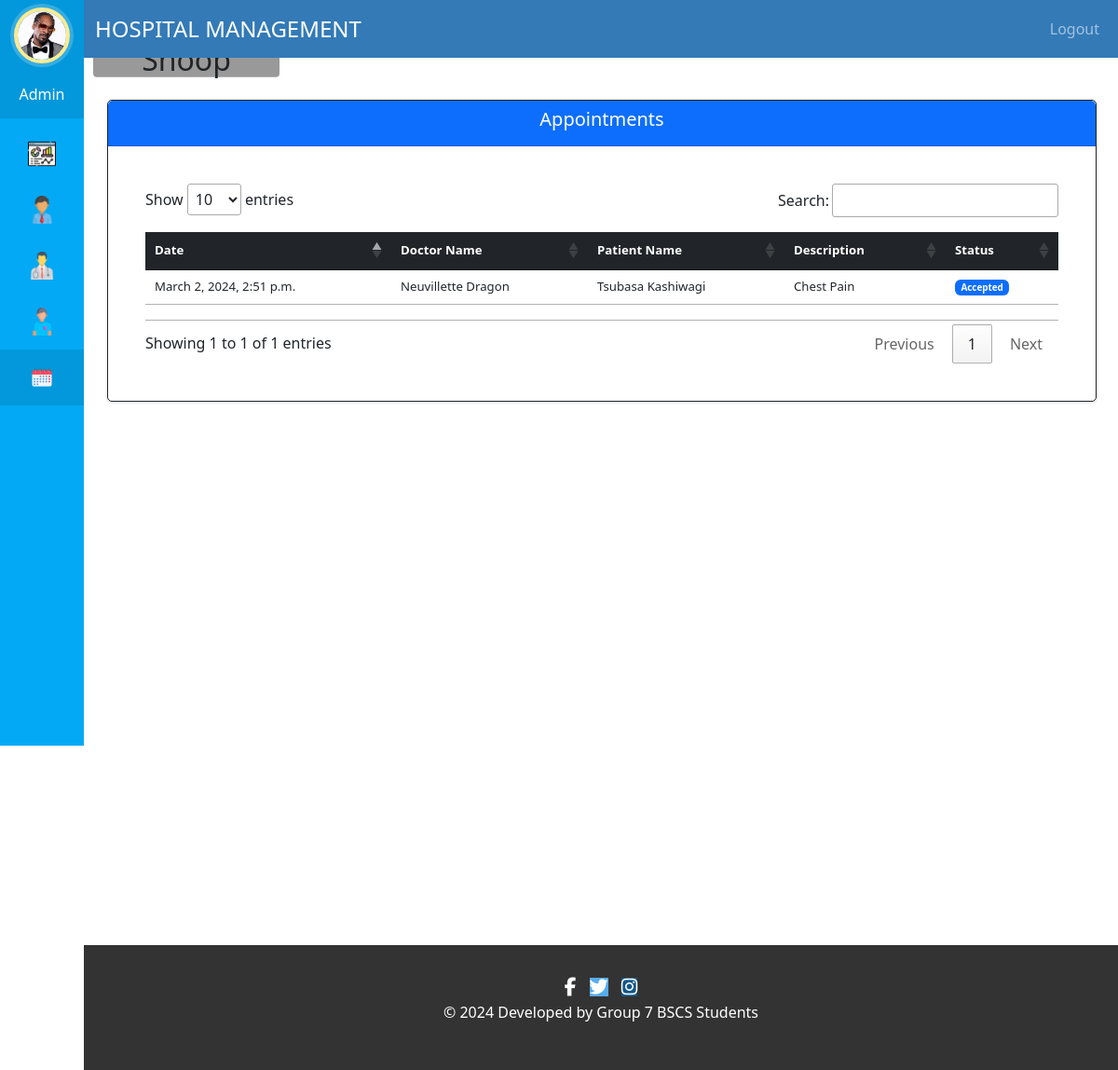
The app's page /admin-view-appointment (signed in) with its own data.
### hospital/models.py (models this page shows, shortened)
class HospitalStaffAdmin(models.Model):
    staff_id = models.AutoField(primary_key=True)
    user = models.ForeignKey(User, on_delete=models.CASCADE)
    username = models.CharField(max_length=40, blank=False, null=False)
    profile_pic= models.ImageField(upload_to='profile_pic/StaffAdminProfilePic/',null=True, blank=True)
    address = models.CharField(max_length=40, blank=False, null=False)
    mobile = models.CharField(max_length=20, null=True, blank=False)
    email = models.EmailField(validators=[validate_email], blank=False, null=False)

class Appointment(models.Model):
    PENDING = 0
    ACCEPTED = 1
    COMPLETED = 2
    REJECTED = 3
    STATUS_CHOICES = [
        (PENDING, 'Pending'),
        (ACCEPTED, 'Accepted'),
        (COMPLETED, 'Completed'),
        (REJECTED, 'Rejected'),
    ]
    appointment_id = models.AutoField(primary_key=True)
    patientId=models.PositiveIntegerField(null=True)
    doctorId=models.PositiveIntegerField(null=True)
    patientName=models.CharField(max_length=40,null=True)
    doctorName=models.CharField(max_length=40,null=True)
    appointmentDate=models.DateTimeField()
    description=models.TextField(max_length=500)
    status = models.IntegerField(choices=STATUS_CHOICES, default=PENDING)

### hospital/views.py (the view)
# urls.py: path('admin-view-appointment', views.admin_view_appointment_view,name='admin-view-appointment'),
@login_required(login_url='adminlogin')
@user_passes_test(is_admin)
def admin_view_appointment_view(request):
    appointments=models.Appointment.objects.all().filter(status=models.Appointment.ACCEPTED)
    admin = models.HospitalStaffAdmin.objects.get(user_id=request.user.id)
    context = {
        'admin': admin,
        'appointments':appointments,
    }
    return render(request,'hospital/admin_view_appointment.html', context)

### hospital/views.py (called while the page is built)
def is_admin(user):
    return user.groups.filter(name='ADMIN').exists()

### templates/hospital/admin_view_appointment.html (shortened to what this page needs)
{% extends 'hospital/admin_base.html' %}
{% block content %}
<head>
  <link rel="stylesheet" href="//cdn.datatables.net/1.13.7/css/jquery.dataTables.min.css">
</head>
<br><br>
<div class="view-appointment-panel">
  <div class="card border border-dark">
    <div class="card-header bg-primary text-white">
      <h6 class="card-title h5">Appointments</h6>
    </div>
    <div class="card-body">
      <div class="table-responsive p-4">
        <table class="table table-hover py-3" id="dev-table">
          <thead class="table-dark">
            <tr>
              <th>Date</th>
              <th>Doctor Name</th>
              <th>Patient Name</th>
              <th>Description</th>
              <th>Status</th>
            </tr>
          </thead>
          <tbody>
            {% for a in appointments %}
            <tr>
              <td>{{ a.appointmentDate }}</td>
              <td>{{ a.doctorName }}</td>
              <td>{{ a.patientName }}</td>
              <td>{{ a.description }}</td>
              <td>
                {% if a.status == 0 %}
                  <span class="badge bg-seccondary">Pending</span>
                {% elif a.status == 1 %}
                  <span class="badge bg-primary">Accepted</span>
                {% elif a.status == 2 %}
                  <span class="badge bg-success">Completed</span>
                {% elif a.status == 3 %}
                  <span class="badge bg-danger">Rejected</span>
                {% endif %}
              </td>
            </tr>
            {% endfor %}
          </tbody>
        </table>
      </div>
    </div>
  </div>
</div>
{% endblock content %}

### templates/hospital/admin_base.html (shortened to what this page needs)
<!DOCTYPE html>
{% load static %}
{% with current_page=request.path %}
<html lang="en">
<head>
  <link href="https://cdn.jsdelivr.net/npm/bootstrap@5.3.0-alpha1/dist/css/bootstrap.min.css" rel="stylesheet">
  <link rel="stylesheet" href="https://cdn.jsdelivr.net/npm/bootstrap-icons@1.3.0/font/bootstrap-icons.css">
  <link rel="stylesheet" href="{% static '/style.css' %}">
</head>
<body>
  <nav class="menu" tabindex="0">
    <header class="avatar">
      <a href="#" data-bs-toggle="modal" data-bs-target="#profilePicModal" class="position-relative">
        {% if admin.profile_pic %}
            <img class="rounded-circle" src="{{ admin.profile_pic.url }}" alt="Profile Pic"/>
        {% else %}
            <img class="rounded-circle" src="{% static 'images/adminpropic.png' %}" alt="Default Profile Pic"/>
            <span class="position-absolute top-50 start-50 translate-middle bi-camera-fill"></span>
        {% endif %}
      </a>
      <br><br>
        <h6 class="text-white">Admin</h6>
        <h2>{{ request.user.first_name }}</h2>
    </header>
    <ul class="navbar-nav">
        <li tabindex="0" id="adminDashboardIcon" class="icon-dashboard nav-item {% if 'dashboard' in request.path %}active{% endif %}">
            <a class="nav-link text-white" href="/admin-dashboard">
            </a>
        </li>
        <li tabindex="0" id="djangoAdminIcon" class="icon-admin nav-item">
            <a class="nav-link text-white" href="/admin/">
            </a>
        </li>
        <li tabindex="0" id="adminDoctorIcon" class="icon-customers nav-item {% if 'doctor' in request.path %}active{% endif %}">
            <a class="nav-link text-white" href="/admin-doctor">
            </a>
        </li>
        <li tabindex="0" id="adminPatientIcon" class="icon-users nav-item {% if 'patient' in request.path %}active{% endif %}">
            <a class="nav-link text-white" href="/admin-patient">
            </a>
        </li>
        <li tabindex="0" id="adminAppointmentIcon" class="icon-calendar nav-item {% if 'appointment' in request.path %}active{% endif %}">
            <a class="nav-link text-white" href="/admin-appointment">
            </a>
        </li>
    </ul>
</nav>
{% endwith %}
<main>
  <div class="bs-example">
    <nav class="navbar navbar-expand-md navbar-dark fixed-top" style="background:#337AB7;">
        <div class="container-fluid">
            <a href="/admin-dashboard" class="navbar-brand">HOSPITAL MANAGEMENT</a>
            <div class="collapse navbar-collapse justify-content-end" id="navbarCollapse">
                <ul class="navbar-nav">
                    <li class="nav-item">
                        <form id="logoutForm" action="{% url 'logout' %}" method="post">
                            <a href="#" class="nav-link" id="logoutLink">Logout</a>
                        </form>
                    </li>
                </ul>
            </div>
        </div>
    </nav>
  </div>
    <br><br>
    <div class="container-fluid">
        <div class="row">
            <div class="col-md-12">
                {% block content %}
                {% endblock %}
            </div>
        </div>
    </div>
    <br><br><br><br>
    {% include 'hospital/footer.html' %}
</main>
</body>
</html>

### static/style.css (style rules this page uses)
body { padding-left: 240px; }
main { position: relative; height: 100vh; }
.menu { background: #5bc995; height: 100vh; width: 240px; position: fixed; top: 0px; left: 0; z-index: 5; outline: none; }
.menu .avatar { background: rgba(0, 0, 0, 0.1); padding: 2em 0.5em; text-align: center; }
.menu .avatar img { width: 100px; border-radius: 50%; overflow: hidden; border: 4px solid #ffea92; box-shadow: 0 0 0 4px rgba(255, 255, 255, 0.2); }
.menu .avatar h2 { font-weight: normal; margin-bottom: 0; }
.menu ul { list-style: none; padding: 0.5em 0; margin: 0; }
.menu ul li { padding: 0.5em 1em 0.5em 3em; font-size: 0.95em; font-weight: regular; background-repeat: no-repeat; background-position: left 15px center; background-size: auto 20px; transition: all 0.15s linear; cursor: pointer; }
.menu ul li.icon-dashboard { background-image: url("http://www.entypo.com/images//gauge.svg"); }
.menu ul li.icon-customers { background-image: url("http://www.entypo.com/images//briefcase.svg"); }
.menu ul li.icon-users { background-image: url("http://www.entypo.com/images//users.svg"); }
.menu ul li.icon-calendar { background-image: url("http://www.entypo.com/images//calendar.svg"); }
a:link { text-decoration: none; }
.menu { top: 50px; }
h6 { color: white; }
.card { border-radius: 5px; -webkit-box-shadow: 0 1px 2.94px 0.06px rgba(4, 26, 55, 0.16); box-shadow: 0 1px 2.94px 0.06px rgba(4, 26, 55, 0.16); border: none; margin-bottom: 30px; -webkit-transition: all 0.3s ease-in-out; transition: all 0.3s ease-in-out; }

### templates/hospital/admin_view_appointment.html (style rules this page uses)
a:link { text-decoration: none; }
h6 { text-align: center; }
.row { margin: 10px auto; }
.table-responsive { text-wrap: wrap; }
.view-appointment-panel { width: 100%; height: 100vh; position: relative; margin: 1px 1px 1px 1px; text-align: start; }
@media only screen and (min-width: 768px) { table { font-size: 0.825rem; } }
@media only screen and (min-width: 768px) { th, td { padding: 0.75rem; } }

### records on screen
HospitalStaffAdmin: profile_pic (picture)
Appointment: appointmentDate "March 2, 2024, 2:51 p.m.", doctorName "Neuvillette Dragon", patientName "Tsubasa Kashiwagi", description "Chest Pain", status "Accepted"

### other values on screen
{{ request.user.first_name }} "Snoop"
